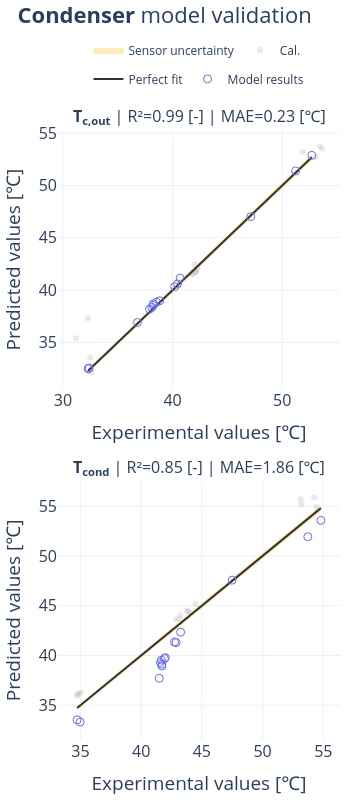

Notebook code cell kept with this figure:
### Code cell
from phd_visualizations.super_makers import SuperMarker

fig = regression_plot(
    df_ref= df, 
    df_mod= results_df,
    df_ref_bg= df_cal,
    df_mod_bg= results_cal_df,
    bg_label="Cal.",
    var_ids=["Tc_out", "Tcond"], 
    units=["℃"]*2, 
    instruments=[SupportedInstruments.pt100]*2,
    show_error_metrics=["r2", "mae"],
    var_labels=["T<sub>c,out</sub>", "T<sub>cond</sub>"],
    legend_pos="top_spaced",
    inline_error_metrics_text=True,
    
    # kwargs for layout
    title_text="<b>Condenser</b> model validation",
    legend_y = 1.06, 
    legend_x= 0.5,
    # legend_itemwidth = 100,
    title_y=0.99,
    # legend_font=dict(size=12),
    width=350,#530,
    height=800,
    vertical_spacing=0.15,
    margin=dict(l=10, r=10, t=130, b=10),
    
    # super_marker=SuperMarker(
    #     size_var_id="subcooling",
    #     size_var_range=[df["subcooling"].min(), df["subcooling"].max()],
    #     size_label="Max. Subcooling (~ 2ºC)",
    #     fill_label="Subcooling"
    # )
    
    # super_marker=SuperMarker(
    #     size_var_id="mv",
    #     size_var_range=[df.mv.min(), df.mv.max()],
    #     size_label="Vapor mass flow rate",
    # )
)
# fig.update_layout(legend_y = 1.1, legend_font=dict(size=12))

fig

### Figure 1 — Plotly figure (JSON) as saved in the notebook; plotly's stock layout.template omitted (floating-point values rounded to 4 significant figures)
{"data": [{"fillcolor": "rgba(254, 203, 82, 0.4)", "hoverinfo": "skip", "line": {"color": "#FECB52", "width": 0.1}, "mode": "lines", "name": "Uncertainty Tc_out", "showlegend": false, "type": "scatter", "x": [32.3, 32.39, 36.8, 37.9, 38.11, 38.24, 38.25, 38.53, 38.83, 40.2, 40.44, 40.69, 47.13, 51.22, 52.7], "xaxis": "x", "y": [32.49, 32.58, 37.01, 38.12, 38.33, 38.46, 38.47, 38.75, 39.05, 40.43, 40.67, 40.92, 47.4, 51.51, 52.99], "yaxis": "y"}, {"fill": "tonexty", "fillcolor": "rgba(254, 203, 82, 0.4)", "line": {"color": "#FECB52", "width": 0.1}, "mode": "lines", "name": "Sensor uncertainty", "showlegend": true, "type": "scatter", "x": [32.3, 32.39, 36.8, 37.9, 38.11, 38.24, 38.25, 38.53, 38.83, 40.2, 40.44, 40.69, 47.13, 51.22, 52.7], "xaxis": "x", "y": [32.11, 32.2, 36.59, 37.68, 37.89, 38.02, 38.03, 38.31, 38.61, 39.97, 40.21, 40.46, 46.86, 50.93, 52.41], "yaxis": "y"}, {"legendgroup": "background", "marker": {"color": "rgba(182, 182, 182, 0.3)", "size": 6, "symbol": "circle"}, "mode": "markers", "name": "Cal.", "showlegend": true, "type": "scatter", "x": [32.6, 32.27, 31.18, 53.4, 53.64, 53.05, 51.91, 32.48, 42.0, 42.11, 41.74, 42.26, 41.85, 42.1, 42.13], "xaxis": "x", "y": [32.13, 37.31, 35.39, 53.7, 53.52, 52.71, 53.2, 33.56, 42.44, 41.69, 41.62, 42.04, 41.5, 41.78, 41.82], "yaxis": "y"}, {"line": {"color": "#333333", "width": 2}, "mode": "lines", "name": "Perfect fit", "showlegend": true, "type": "scatter", "x": [32.3, 32.39, 36.8, 37.9, 38.11, 38.24, 38.25, 38.53, 38.83, 40.2, 40.44, 40.69, 47.13, 51.22, 52.7], "xaxis": "x", "y": [32.3, 32.39, 36.8, 37.9, 38.11, 38.24, 38.25, 38.53, 38.83, 40.2, 40.44, 40.69, 47.13, 51.22, 52.7], "yaxis": "y"}, {"legendgroup": "model0", "marker": {"color": "#636EFA", "size": 8, "symbol": "circle-open"}, "mode": "markers", "name": "Model results", "showlegend": true, "type": "scatter", "x": [32.3, 32.39, 36.8, 37.9, 38.11, 38.24, 38.25, 38.53, 38.83, 40.2, 40.44, 40.69, 47.13, 51.22, 52.7], "xaxis": "x", "y": [32.49, 32.56, 36.91, 38.19, 38.34, 38.55, 38.7, 38.85, 38.99, 40.33, 40.59, 41.15, 47.02, 51.39, 52.88], "yaxis": "y"}, {"fillcolor": "rgba(254, 203, 82, 0.4)", "hoverinfo": "skip", "line": {"color": "#FECB52", "width": 0.1}, "mode": "lines", "name": "Uncertainty Tcond", "showlegend": false, "type": "scatter", "x": [34.73, 34.98, 41.49, 41.59, 41.67, 41.71, 41.71, 41.92, 41.99, 42.75, 42.88, 43.25, 47.49, 53.72, 54.8], "xaxis": "x2", "y": [34.93, 35.18, 41.73, 41.83, 41.91, 41.95, 41.95, 42.16, 42.23, 42.99, 43.12, 43.5, 47.76, 54.02, 55.1], "yaxis": "y2"}, {"fill": "tonexty", "fillcolor": "rgba(254, 203, 82, 0.4)", "line": {"color": "#FECB52", "width": 0.1}, "mode": "lines", "name": "Sensor uncertainty", "showlegend": false, "type": "scatter", "x": [34.73, 34.98, 41.49, 41.59, 41.67, 41.71, 41.71, 41.92, 41.99, 42.75, 42.88, 43.25, 47.49, 53.72, 54.8], "xaxis": "x2", "y": [34.53, 34.78, 41.25, 41.35, 41.43, 41.47, 41.47, 41.68, 41.75, 42.51, 42.64, 43.0, 47.22, 53.42, 54.5], "yaxis": "y2"}, {"legendgroup": "background", "marker": {"color": "rgba(182, 182, 182, 0.3)", "size": 6, "symbol": "circle"}, "mode": "markers", "name": "Cal.", "showlegend": false, "type": "scatter", "x": [34.9, 34.74, 35.04, 54.42, 53.21, 53.13, 54.24, 34.76, 43.76, 42.87, 43.16, 44.49, 43.23, 43.91, 43.91], "xaxis": "x2", "y": [36.17, 36.11, 36.31, 54.9, 55.2, 55.7, 55.87, 35.95, 44.51, 43.62, 43.69, 45.16, 44.04, 44.38, 44.39], "yaxis": "y2"}, {"line": {"color": "#333333", "width": 2}, "mode": "lines", "name": "Perfect fit", "showlegend": false, "type": "scatter", "x": [34.73, 34.98, 41.49, 41.59, 41.67, 41.71, 41.71, 41.92, 41.99, 42.75, 42.88, 43.25, 47.49, 53.72, 54.8], "xaxis": "x2", "y": [34.73, 34.98, 41.49, 41.59, 41.67, 41.71, 41.71, 41.92, 41.99, 42.75, 42.88, 43.25, 47.49, 53.72, 54.8], "yaxis": "y2"}, {"legendgroup": "model0", "marker": {"color": "#636EFA", "size": 8, "symbol": "circle-open"}, "mode": "markers", "name": "Model results", "showlegend": false, "type": "scatter", "x": [34.73, 34.98, 41.49, 41.59, 41.67, 41.71, 41.71, 41.92, 41.99, 42.75, 42.88, 43.25, 47.49, 53.72, 54.8], "xaxis": "x2", "y": [33.54, 33.32, 37.71, 39.29, 39.53, 38.94, 39.12, 39.69, 39.78, 41.36, 41.29, 42.35, 47.57, 51.93, 53.56], "yaxis": "y2"}], "layout": {"annotations": [{"font": {"size": 16}, "showarrow": false, "text": "<b>T<sub>c,out</sub></b> | R²=0.99 [-] | MAE=0.23 [℃]", "x": 0.5, "xanchor": "center", "xref": "paper", "y": 1, "yanchor": "bottom", "yref": "paper"}, {"font": {"size": 16}, "showarrow": false, "text": "<b>T<sub>cond</sub></b> | R²=0.85 [-] | MAE=1.86 [℃]", "x": 0.5, "xanchor": "center", "xref": "paper", "y": 0.425, "yanchor": "bottom", "yref": "paper"}], "font": {"size": 16}, "height": 800, "hoverlabel": {"bgcolor": "white", "bordercolor": "rgba(192, 191, 188,0.8)", "font": {"size": 13}, "namelength": 40}, "hovermode": "x unified", "legend": {"font": {"size": 12}, "orientation": "h", "valign": "middle", "x": 0.5, "xanchor": "center", "y": 1.06, "yanchor": "bottom"}, "margin": {"b": 10, "l": 10, "r": 10, "t": 130}, "showlegend": true, "title": {"text": "<b>Condenser</b> model validation", "y": 0.99}, "width": 350, "xaxis": {"anchor": "y", "domain": [0, 1], "title": {"text": "Experimental values [℃]"}}, "xaxis2": {"anchor": "y2", "domain": [0, 1], "title": {"text": "Experimental values [℃]"}}, "yaxis": {"anchor": "x", "domain": [0.575, 1], "title": {"text": "Predicted values [℃]"}}, "yaxis2": {"anchor": "x2", "domain": [0, 0.425], "title": {"text": "Predicted values [℃]"}}}}
